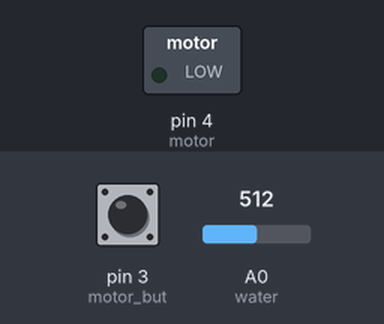
This sketch was run on a simulated Arduino Uno, built with avr-gcc and run on an emulated ATmega328P. On the bench: switched loads named in the sketch (green lamp = pin HIGH). The inputs (shaded band) are chosen by the test bench; at power-on: pin 3 (motor_but) LOW, A0 (water) = 512.

Above: at 1.8 s.
1.9 s: pin 3 (motor_but) pulled HIGH for 1.2 s
At 4.1 s:
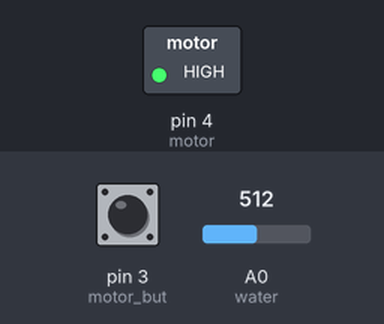
4.6 s: A0 (water) set to 615
7.2 s: A0 (water) set to 640
At 9.9 s:
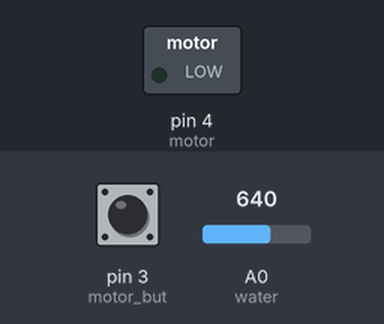
Timing chart, 0 to 11.4 s (numbered marks = the images above; inputs shaded):
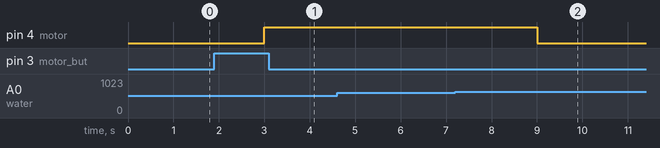

The sketch:

AUTOMATED_water_level_indicator.ino
```cpp
#define water A0
#define motor 4    // motor (bulb) pin
#define motor_but 3  // motor button to turn on anf off
int motor_on = 0;    // initial motor is off
void setup() {
  // put your setup code here, to run once:
pinMode(motor_but,INPUT);
pinMode(motor,OUTPUT);
Serial.begin(9600);
}

void loop() {
  // put your main code here, to run repeatedly:
long level;                  // variable which cake the level
level= analogRead(water);  // read the analog value of water sensor
int readbut=digitalRead(motor_but);   // read the button value that it is on or off

delay(1000);
if (readbut == 1)    // if button is pressed
{
  motor_on=1;      // signal to start the motor(bulb)
}
if (motor_on==1)
{
  digitalWrite(motor,HIGH);   // motor will start
}


if (level > 630 )     // if it reach the value you set (630)
{
  digitalWrite (motor,LOW);  // motor will stopped (bulb will not glow)
  motor_on = 0;   // make signal motor to be off
  delay(1000);
}

}
```

Measured:
- the behaviour switches between 630 and 631 on A0 (water) (found by bisection; images 1 and 2)
- after the input at 1.9 s, pin 4 (motor): LOW → HIGH after 1.1 s
- after the input at 4.6 s, every drawn part: stays the same
- after the input at 7.2 s, pin 4 (motor): HIGH → LOW after 1.8 s
